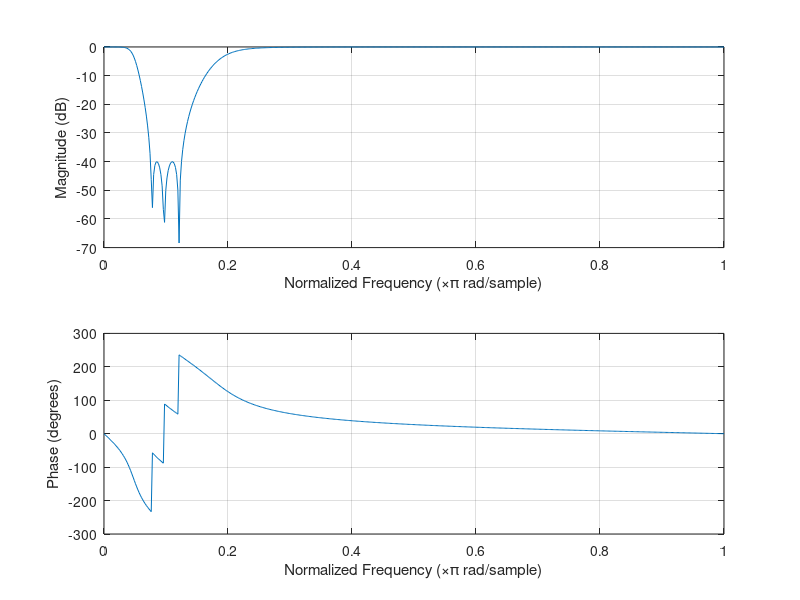
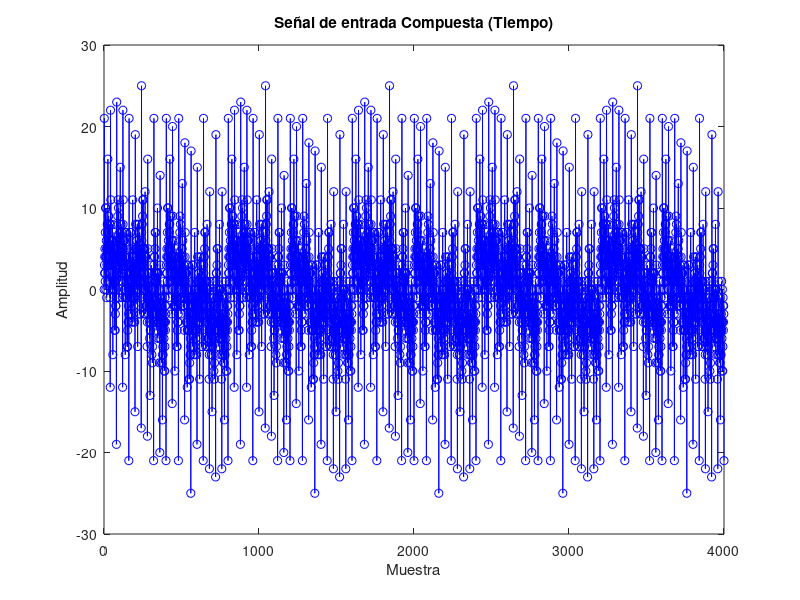
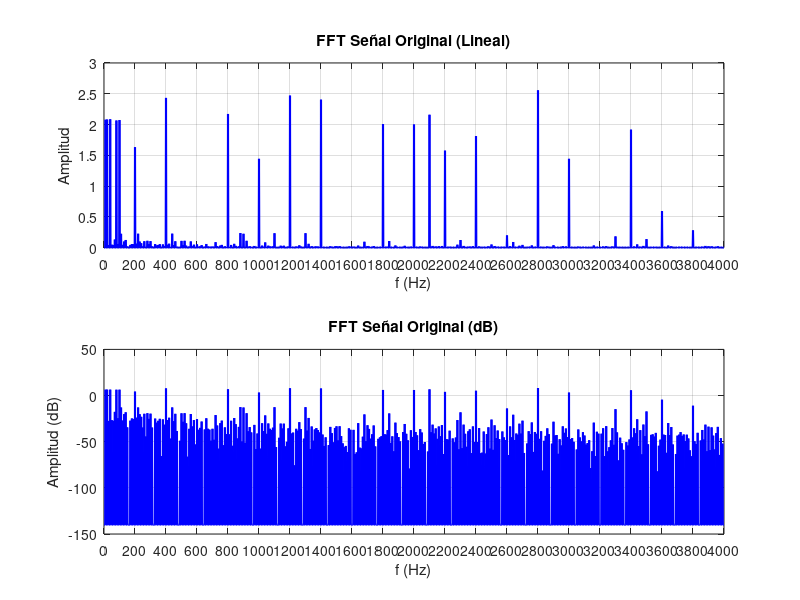
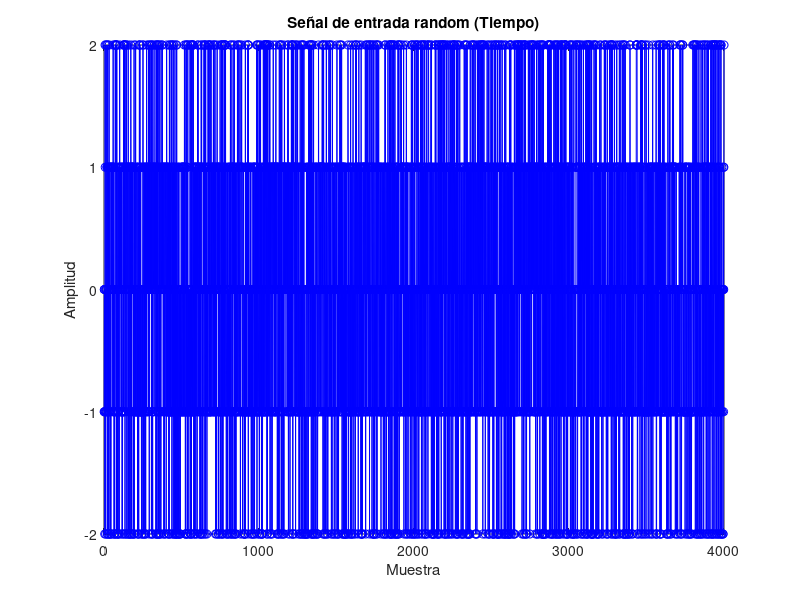

These figures' MATLAB source, in order:
%filtro IIR pasa bajo (butterworth)
pkg load signal
clear all; close all; clc;


fs = 8000;
%fc = 1100; % Frecuencia para cuando hay una sola Fc
fc1 = 300;
fc2 = 500;
order = 3;
fmax = fs/2;
%[b, a] = cheby1(order,1,fc/fmax, 'stop');
[b, a] = cheby2(order,40,[fc1/fmax,fc2/fmax], 'stop');
freqz (b, a);

% --- Generar archivo de cabecera con los coeficientes (filter.h) ---
file_name = 'filter_IIR.h';
const_name = 'N_iir'
fid = fopen(file_name, 'w');

fprintf(fid, '#define %s %d\n\n', const_name, length(a));
fprintf(fid, 'float a[%s] = {\n    ', const_name);
fprintf(fid, '%f, ', a(1:end-1));
fprintf(fid, '%f\n', a(end));
fprintf(fid, '};\n');

fprintf(fid, 'float b[%s] = {\n    ', const_name);
fprintf(fid, '%f, ', b(1:end-1));
fprintf(fid, '%f\n', b(end));
fprintf(fid, '};\n');
fclose(fid);

% Generar Seniales de entrada
sample_number = 4000;
n = 0:(sample_number-1); % Vector de índices de tiempo

% 1. Señal sinusoidal simple (1000 Hz)
signal_1kHz = round(2 * sin(2*pi*n*1000/fs));

% 2. Señal compuesta por múltiples frecuencias
freq_range = [10, 20, 40, 80, 100, 200, 400, 800, 1000, 1200, 1400, 1800, 2000, 2100, 2200, 2400, 2800, 3000, 3400];
comp_signal = zeros(1, sample_number);

for j = 1:length(freq_range)
    comp_signal = comp_signal + round(2 * sin(2*pi*n*freq_range(j)/fs));
end

figure(2);
plot(comp_signal, 'o-b');
title('Señal de entrada Compuesta (Tiempo)');
xlabel('Muestra'); ylabel('Amplitud');


% Se nial aleatoria (Ruido)
random_signal = round(2 * (1 - 2*rand(1, sample_number)));
figure(6);
plot(random_signal, 'o-b');
title('Señal de entrada random (Tiempo)');
xlabel('Muestra'); ylabel('Amplitud');



% --- Generar archivo de cabecera de la señal de entrada (signal.h) ---
senal_trabajo = comp_signal;

file_name = 'signal_IIR.h';
const_name = 'LINE_ELEMENTS';
fid = fopen(file_name, 'w');

fprintf(fid, '#define %s %d\n\n', const_name, length(senal_trabajo));
fprintf(fid, 'short signal[%s] = {\n    ', const_name);
fprintf(fid, '%d, ', senal_trabajo(1:end-1));
fprintf(fid, '%d\n', senal_trabajo(end));
fprintf(fid, '};\n');
fclose(fid);



%%%%%%%%%%%%%%%%%%%%%%%%%%%%%%%%%%%%%%%%%%%%%%%%%%%%%%%%%%%%%%%%%%%%%%%%%%
%  ANÁLISIS FFT DIRECTO (SEÑAL ORIGINAL)
%%%%%%%%%%%%%%%%%%%%%%%%%%%%%%%%%%%%%%%%%%%%%%%%%%%%%%%%%%%%%%%%%%%%%%%%%%
disp('Calculando FFT de la señal original...');

X_in = senal_trabajo(:)'; % Forzamos vector fila
L_in = length(X_in);
Y_in = fft(X_in);

P2_in = abs(Y_in/L_in);
P1_in = P2_in(1:floor(L_in/2)+1);
P1_in(2:end-1) = 2*P1_in(2:end-1);
f_in = fs*(0:floor(L_in/2))/L_in;

figure(3); % Nueva ventana para FFT original
subplot(2,1,1);
plot(f_in, P1_in, 'LineWidth', 1.5, 'color', 'b');
title('FFT Señal Original (Lineal)');
xlabel('f (Hz)'); ylabel('Amplitud');
set(gca, 'xtick', 0:200:fs/2);
grid on;

P1_in(P1_in < 1e-7) = 1e-7; % Evitar log(0)
subplot(2,1,2);
plot(f_in, 20*log10(P1_in), 'LineWidth', 1.5, 'color', 'b');
title('FFT Señal Original (dB)');
xlabel('f (Hz)'); ylabel('Amplitud (dB)');
set(gca, 'xtick', 0:200:fs/2);
grid on;
drawnow;


%%%%%%%%%%%%%%%%%%%%%%%%%%%%%%%%%%%%%%%%%%%%%%%%%%%%%%%%%%%%%%%%%%%%%%%%%%
%  CARGA DE ARCHIVO DE SALIDA Y FFT (SEÑAL FILTRADA)
%%%%%%%%%%%%%%%%%%%%%%%%%%%%%%%%%%%%%%%%%%%%%%%%%%%%%%%%%%%%%%%%%%%%%%%%%%
file_name = 'iir_out.txt';

if exist(file_name, 'file')
    disp('Leyendo archivo de salida y calculando FFT del filtro...');
    [a, iir_out] = textread(file_name, "%f %f", "headerlines", 1);

    figure(4);
    plot(iir_out, 'color', 'r');
    title('Salida del Filtro (IIR OUT en Tiempo)');
    xlabel('Muestra'); ylabel('Amplitud');
    grid on;
    drawnow;

    % --- FFT DE LA SALIDA ---
    X_out = iir_out(:)'; % Forzamos vector fila
    L_out = length(X_out);
    Y_out = fft(X_out);

    P2_out = abs(Y_out/L_out);
    P1_out = P2_out(1:floor(L_out/2)+1);
    P1_out(2:end-1) = 2*P1_out(2:end-1);
    f_out = fs*(0:floor(L_out/2))/L_out;

    figure(5); % Nueva ventana para FFT filtrada
    subplot(2,1,1);
    plot(f_out, P1_out, 'LineWidth', 1.5, 'color', 'r');
    title('FFT Salida Filtrada (Lineal)');
    xlabel('f (Hz)'); ylabel('Amplitud');
    set(gca, 'xtick', 0:200:fs/2);
    grid on;

    P1_out(P1_out < 1e-7) = 1e-7; % Evitar log(0)
    subplot(2,1,2);
    plot(f_out, 20*log10(P1_out), 'LineWidth', 1.5, 'color', 'r');
    title('FFT Salida Filtrada (dB)');
    xlabel('f (Hz)'); ylabel('Amplitud (dB)');
    set(gca, 'xtick', 0:200:fs/2);
    grid on;
    drawnow;
else
    disp('Nota: iir_out.txt no encontrado. Ejecuta tu firmware C primero para generarlo.');
end

disp('Script finalizado. Presiona ENTER en la consola para cerrar todo...');
pause;
